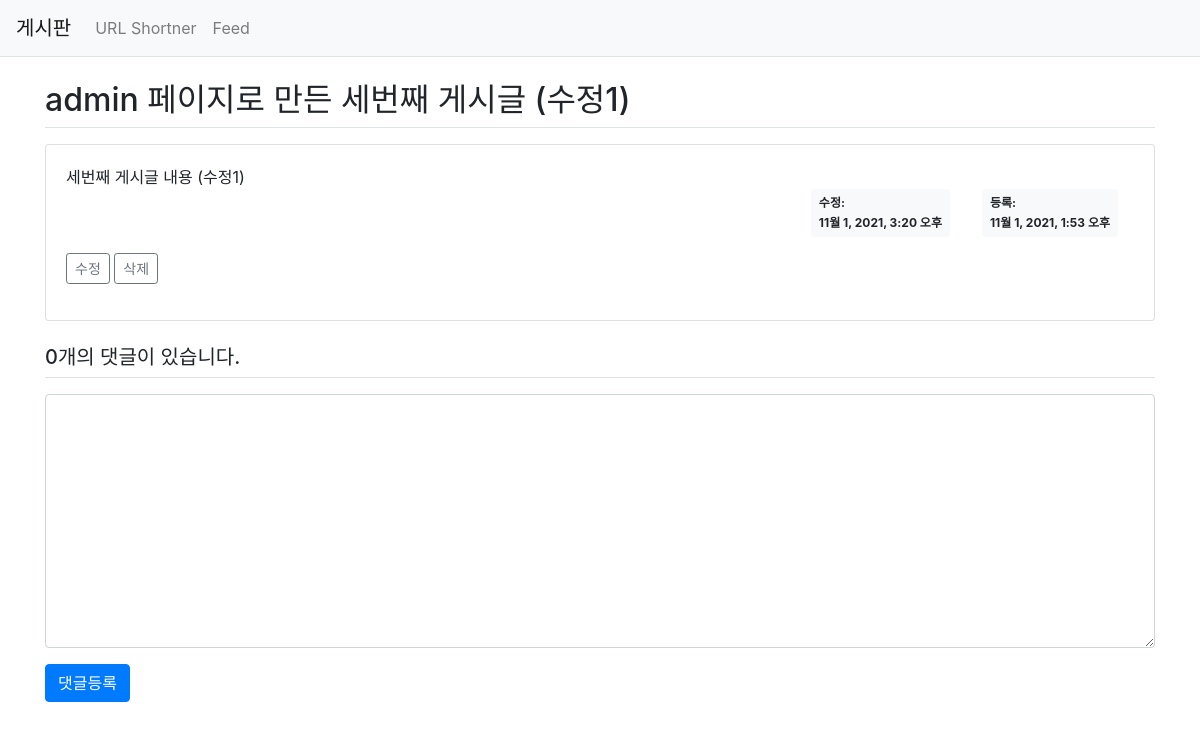
/board/3/, run on an earlier commit of the app's database.
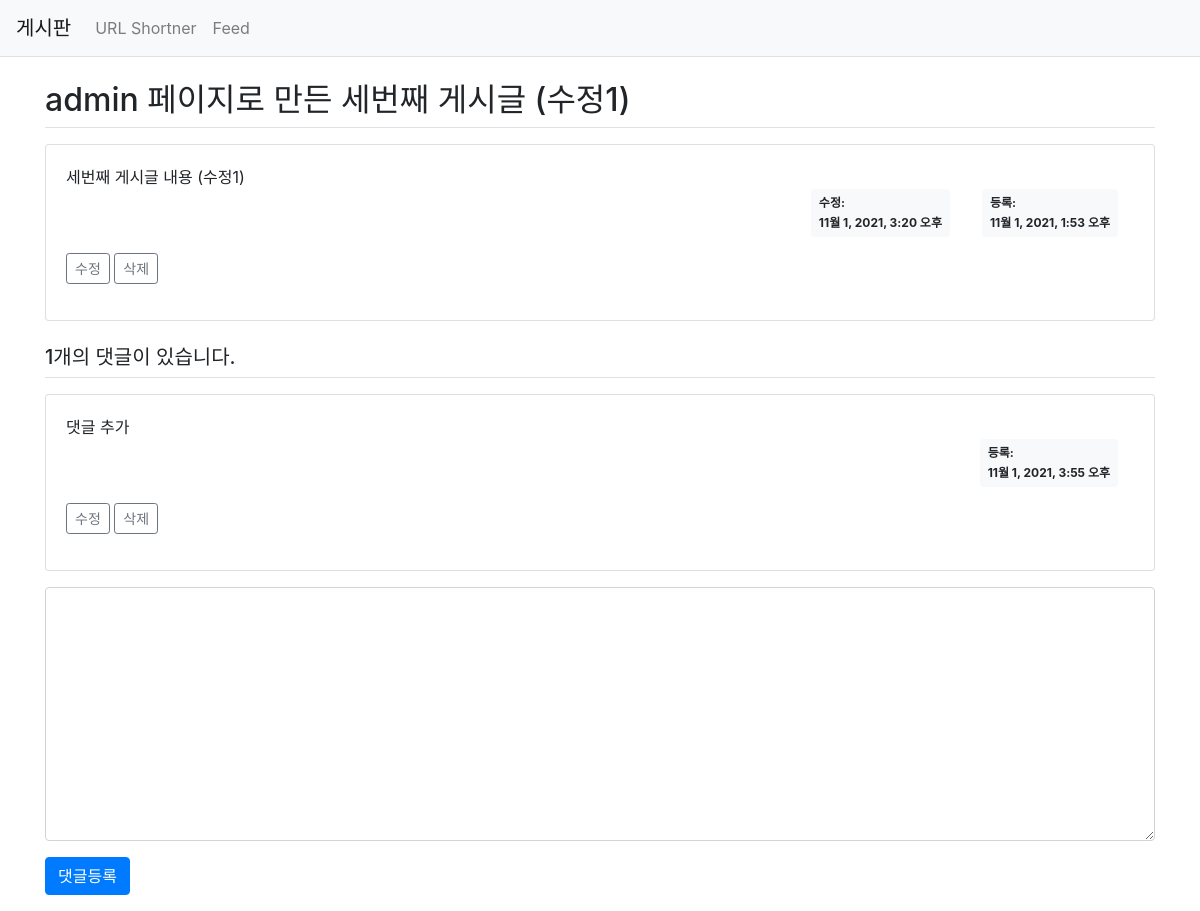
And on a later commit of the database.
### pybo/models.py (models this page shows, shortened)
class Question(models.Model):
    subject = models.CharField(max_length=200)
    content = models.TextField()
    modify_date = models.DateTimeField(null=True, blank=True)
    create_date = models.DateTimeField()

class Answer(models.Model):
    question = models.ForeignKey(Question, on_delete=models.CASCADE)
    content = models.TextField()
    modify_date = models.DateTimeField(null=True, blank=True)
    create_date = models.DateTimeField()

### pybo/views.py (the view)
# urls.py: path('<int:question_id>/', views.detail, name='detail'),
def detail(request, question_id):
    question = get_object_or_404(Question, pk=question_id)
    context = {'question': question}
    return render(request, 'pybo/question_detail.html', context)

### templates/pybo/question_detail.html (shortened to what this page needs)
{% extends 'base.html' %}
{% block content %}
<div class="container my-3">
    <h2 class="border-bottom py-2">{{ question.subject }}</h2>
    <div class="card my-3">
        <div class="card-body">
            <div class="card-text" style="white-space: pre-line;">{{ question.content }}</div>
            <div class="d-flex justify-content-end">
                {% if question.modify_date %}
                <div class="badge badge-light p-2 text-left mx-3">
                    <div class="mb-2">수정: </div>
                    <div>{{ question.modify_date }}</div>
                </div>
                {% endif %}
                <div class="badge badge-light p-2 text-left mx-3">
                    <div class="mb-2">등록: </div>
                    <div>{{ question.create_date }}</div>
                </div>
            </div>
                <div class="my-3">
                <a href="{% url 'pybo:question_modify' question.id  %}"
               class="btn btn-sm btn-outline-secondary">수정</a>
                    <a href="#" class="delete btn btn-sm btn-outline-secondary"
       data-uri="{% url 'pybo:question_delete' question.id  %}">삭제</a>
            </div>
        </div>
    </div>
    <h5 class="border-bottom my-3 py-2">{{question.answer_set.count}}개의 댓글이 있습니다.</h5>
    {% for answer in question.answer_set.all %}
    <div class="card my-3">
        <div class="card-body">
            <div class="card-text" style="white-space: pre-line;">{{ answer.content }}</div>
            <div class="d-flex justify-content-end">
                <div class="badge badge-light p-2 text-left mx-3" >
                    <div class="mb-2">등록: </div>
                    <div>{{ answer.create_date }}</div>
                </div>
            </div>
            <div class="my-3">
                <a href="{% url 'pybo:answer_modify' answer.id  %}"
               class="btn btn-sm btn-outline-secondary">수정</a>
                <a href="#" class="delete btn btn-sm btn-outline-secondary "
               data-uri="{% url 'pybo:answer_delete' answer.id  %}">삭제</a>
            </div>
        </div>
    </div>
    {% endfor %}
    <form action="{% url 'pybo:answer_create' question.id %}" method="post" class="my-3">
        <div class="form-group">
            <textarea name="content" id="content" class="form-control" rows="10"></textarea>
        </div>
        <input type="submit" value="댓글등록" class="btn btn-primary">
    </form>
</div>
{% endblock %}

What changed in the data, as far as the page shows it:
computed for Question "admin 페이지로 만든 세번째 게시글 (수정1)": answer_set.count "0" → "1"
added Answer: content "댓글 추가", create_date "11월 1, 2021, 3:55 오후"
